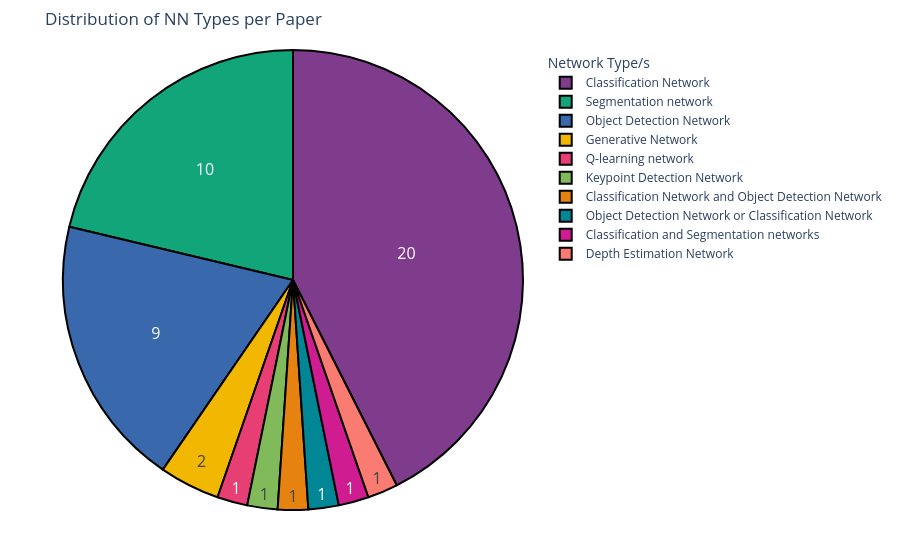

The notebook cell this image was saved under:
### Code cell
# Create a copy of the dataframe for visualization
tmp_df = research_df['Network Type/s'].str.replace('\n---1---\n', ' or ')

pie_chart(tmp_df, 'Network Type/s', 'Distribution of NN Types per Paper')

### Figure 1 — Plotly figure (JSON) as saved in the notebook; plotly's stock layout.template omitted (floating-point values rounded to 4 significant figures)
{"data": [{"domain": {"x": [0, 1], "y": [0, 1]}, "hole": 0, "hovertemplate": "Network Type/s=%{label}<extra></extra>", "labels": ["Segmentation network", "Q-learning network", "Classification Network", "Classification Network", "Classification Network", "Classification Network", "Classification Network", "Segmentation network", "Segmentation network", "Classification Network", "Segmentation network", "Object Detection Network", "Segmentation network", "Classification Network", "Classification Network", "Classification Network", "Keypoint Detection Network", "Object Detection Network", "Classification Network", "Segmentation network", "Classification Network", "Object Detection Network", "Classification Network", "Object Detection Network", "Classification Network and Object Detection Network", "Classification Network", "Classification Network", "Segmentation network", "Object Detection Network", "Segmentation network", "Classification Network", "Classification Network", "Object Detection Network", "Classification Network", "Classification Network", "Classification Network", "Object Detection Network", "Object Detection Network or Classification Network", "Segmentation network", "Object Detection Network", "Object Detection Network", "Classification Network", "Generative Network", "Generative Network", "Segmentation network", "Classification and Segmentation networks", "Depth Estimation Network"], "legendgroup": "", "marker": {"line": {"color": "#000000", "width": 2}}, "name": "", "showlegend": true, "textfont": {"size": 16}, "textinfo": "value", "type": "pie"}], "layout": {"legend": {"title": {"text": "Network Type/s"}, "tracegroupgap": 0}, "margin": {"b": 50, "l": 50, "r": 50, "t": 50}, "piecolorway": ["rgb(127, 60, 141)", "rgb(17, 165, 121)", "rgb(57, 105, 172)", "rgb(242, 183, 1)", "rgb(231, 63, 116)", "rgb(128, 186, 90)", "rgb(230, 131, 16)", "rgb(0, 134, 149)", "rgb(207, 28, 144)", "rgb(249, 123, 114)", "rgb(165, 170, 153)"], "title": {"text": "Distribution of NN Types per Paper"}}}
